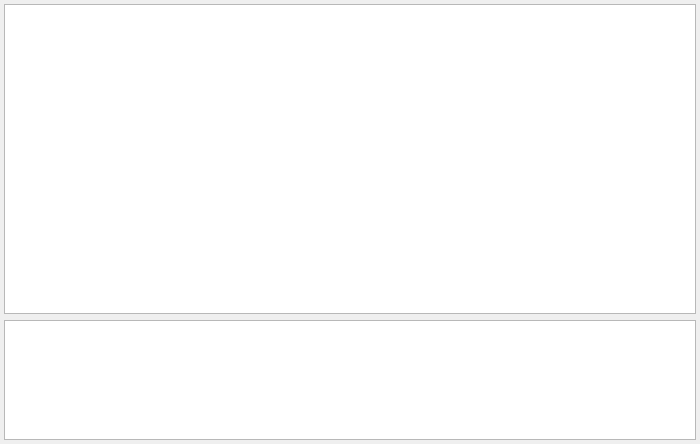
<?xml version="1.0" encoding="UTF-8"?>
<ui version="4.0">
 <class>ExtractorTemplatesView</class>
 <widget class="QWidget" name="ExtractorTemplatesView">
  <property name="geometry">
   <rect>
    <x>0</x>
    <y>0</y>
    <width>700</width>
    <height>444</height>
   </rect>
  </property>
  <property name="windowTitle">
   <string>Form</string>
  </property>
  <layout class="QVBoxLayout" name="verticalLayout">
   <property name="leftMargin">
    <number>4</number>
   </property>
   <property name="topMargin">
    <number>4</number>
   </property>
   <property name="rightMargin">
    <number>4</number>
   </property>
   <property name="bottomMargin">
    <number>4</number>
   </property>
   <item>
    <widget class="QTreeView" name="treeViewTemplates">
     <property name="contextMenuPolicy">
      <enum>Qt::CustomContextMenu</enum>
     </property>
     <property name="editTriggers">
      <set>QAbstractItemView::NoEditTriggers</set>
     </property>
     <property name="alternatingRowColors">
      <bool>false</bool>
     </property>
     <property name="selectionMode">
      <enum>QAbstractItemView::SingleSelection</enum>
     </property>
     <property name="iconSize">
      <size>
       <width>14</width>
       <height>14</height>
      </size>
     </property>
     <property name="verticalScrollMode">
      <enum>QAbstractItemView::ScrollPerPixel</enum>
     </property>
     <property name="horizontalScrollMode">
      <enum>QAbstractItemView::ScrollPerPixel</enum>
     </property>
    </widget>
   </item>
   <item>
    <widget class="QTextBrowser" name="textBrowserDescription">
     <property name="sizePolicy">
      <sizepolicy hsizetype="Expanding" vsizetype="Preferred">
       <horstretch>0</horstretch>
       <verstretch>0</verstretch>
      </sizepolicy>
     </property>
     <property name="maximumSize">
      <size>
       <width>16777215</width>
       <height>120</height>
      </size>
     </property>
    </widget>
   </item>
  </layout>
 </widget>
 <resources/>
 <connections/>
</ui>
